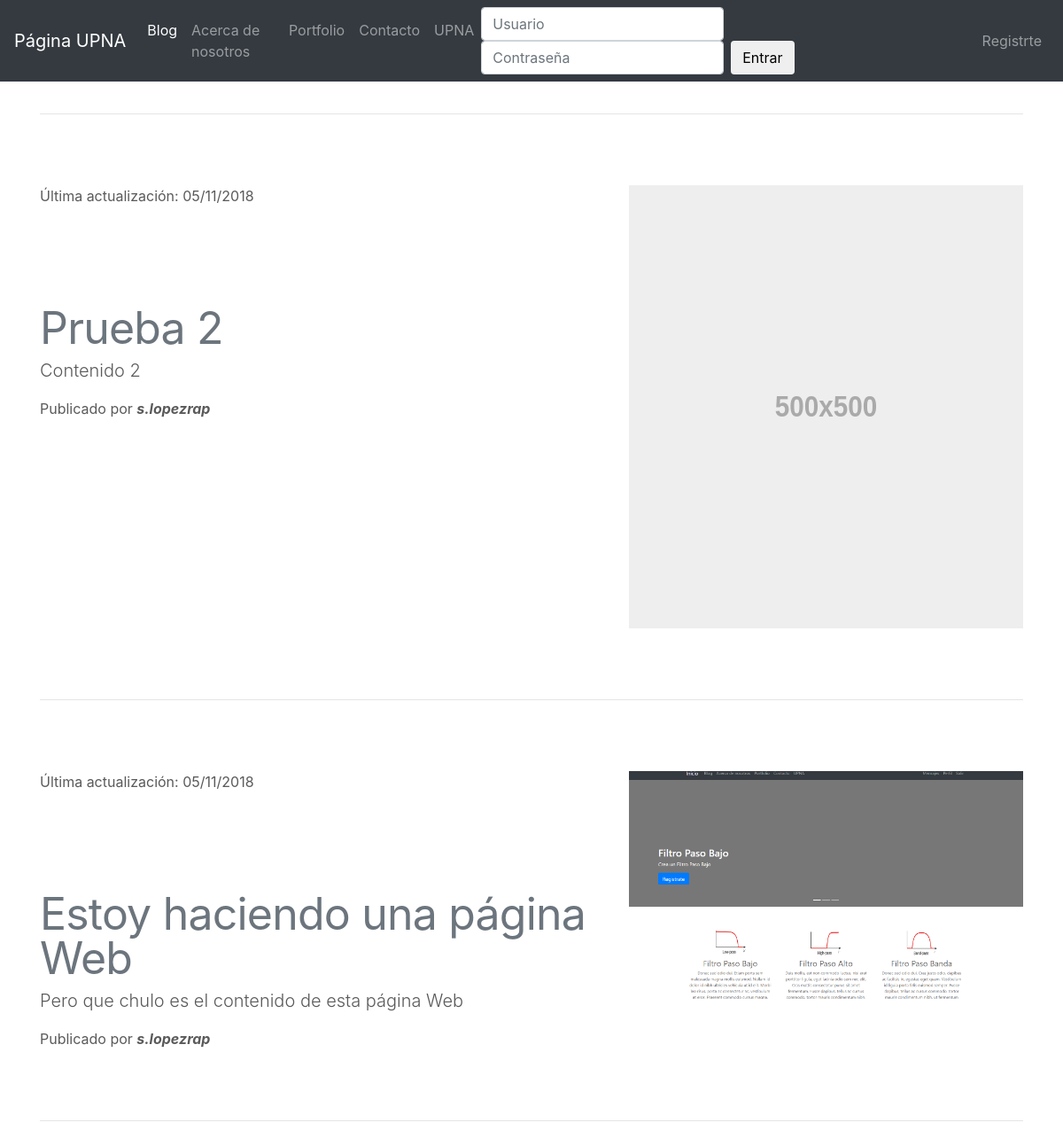
/blog/detalleEntrada/1/, run on the app's committed database.
### AppBlog/models.py (models this page shows, shortened)
class ModeloBlog(models.Model):
    title = models.CharField(max_length=200, verbose_name = "Titulo")
    content = RichTextField(verbose_name = "Contenido")
    image = models.ImageField(verbose_name="Imagen",upload_to="Blog",null=True,blank=True)
    author = models.ForeignKey(User, verbose_name = "Autor",on_delete=models.CASCADE)
    created = models.DateTimeField(auto_now=False,auto_now_add=True,verbose_name = "Fecha de creacion")
    updated = models.DateTimeField(auto_now=True,auto_now_add=False, verbose_name = "Fecha de creacion")
    class Meta:
        verbose_name = "Entrada"
        verbose_name_plural ="Entradas"
        ordering = ['-created']

### AppBlog/views.py (the view)
# urls.py: path('detalleEntrada/<int:pk>/', views.VistaDetalleEntradasBlog, name='name-detalleEntrada'),
def VistaDetalleEntradasBlog(request,pk):
    try:
        if request.method == "GET":
            template = "AppBlog/DetalleEntrada.html"
            nombre_pestania = "Detalle"
            EntradaBlog = ModeloBlog.objects.all().filter(author__id=pk)
            contexto = {
                "clave_nombre_pestania" : nombre_pestania,
                'clave_entradasBlog_template':EntradaBlog,
                }
            return render(request, template , contexto)
    except ModeloBlog.DoesNotExist:
        return redirect(reverse('name-404'))

### AppBlog/templates/AppBlog/DetalleEntrada.html (shortened to what this page needs)
{% extends 'AppCore/Base.html' %}
{% load static %}
{% block contenido %}
	{% if clave_entradasBlog_template.count > 0 %}
	  {% for post in clave_entradasBlog_template %}
		<div class="container marketing">
			<hr class="featurette-divider">
			<div class="row featurette">
			  <div class="col-md-7">
			  	<span class="section-heading-upper">Última actualización: {{post.updated|date:"SHORT_DATE_FORMAT"}}</span>
			    <h2 class="featurette-heading"><span class="text-muted">{{post.title}}</span></h2>
			    <p class="lead">{{post.content|safe}}</p>
			    <span class="section-heading-under">
			    Publicado por
			    	<em>
				    	<b>
				    		<a>{{ post.author }}</a>
				     	</b>
			       </em>
			    </span>
			   </div>
			   <div class="col-md-5">
			  	 {% if post.image %}
			  		<img class="featurette-image img-fluid mx-auto" src="{{post.image.url}}" alt="Generic placeholder image">
			  	 {% else %}
			   		<img class="featurette-image img-fluid mx-auto" data-src="holder.js/500x500/auto" alt="Generic placeholder image">
			     {% endif %}
			   </div>
		    </div>
		   {% if forloop.last %}
	   			<hr class="featurette-divider">
		  {% endif %}
		</div>
  	{% endfor %}
	{% endif %}
{% endblock %}

### AppCore/static/AppCore/css/carousel.css (style rules this page uses)
body { padding-top: 3rem; padding-bottom: 3rem; color: #5a5a5a; }
.marketing h2 { font-weight: 400; }
.featurette-divider { margin: 5rem 0; }
.featurette-heading { font-weight: 300; line-height: 1; letter-spacing: -.05rem; }
@media (min-width: 40em) { .featurette-heading { font-size: 50px; } }
@media (min-width: 62em) { .featurette-heading { margin-top: 7rem; } }

### data on the page
ModeloBlog: updated "05/11/2018", title "Prueba 2", content "Contenido 2", author "s.lopezrap"
ModeloBlog: updated "05/11/2018", title "Estoy haciendo una página Web", content "Pero que chulo es el contenido de esta página Web", author "s.lopezrap", image (picture)
